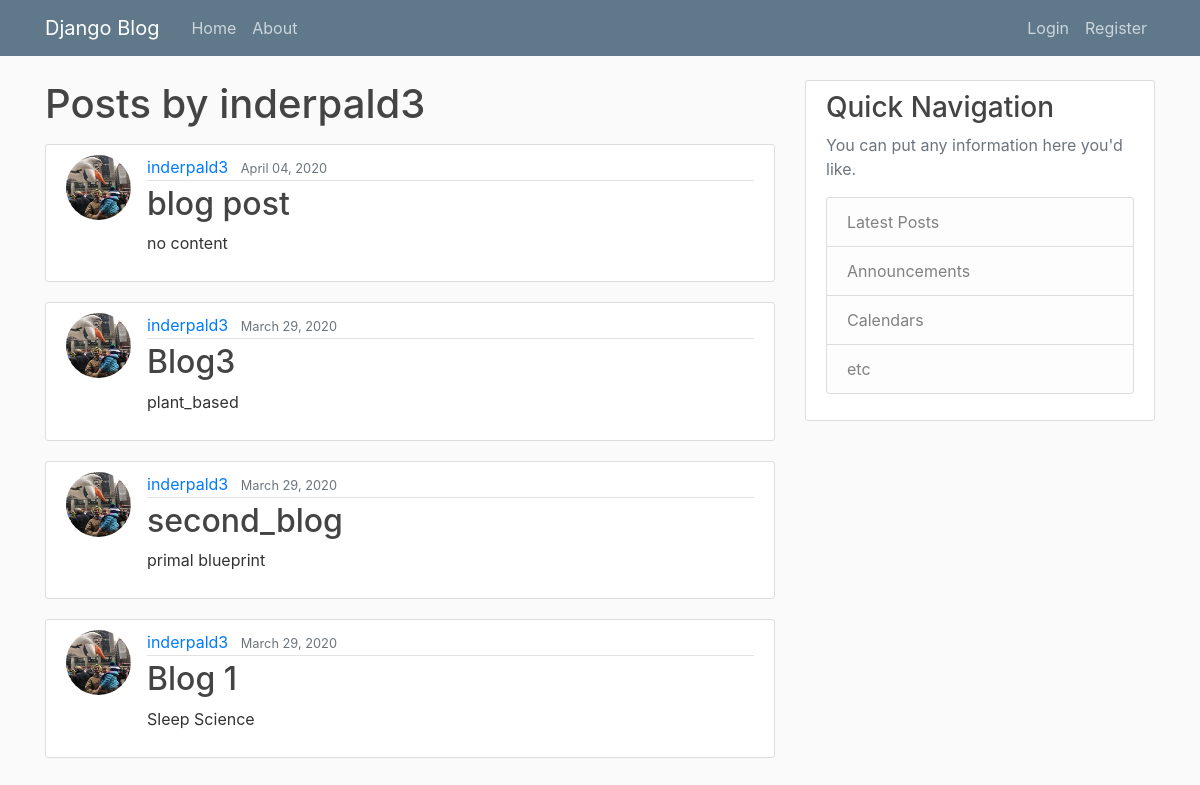
/user/inderpald3, run on the app's committed database.
### blog/models.py (models this page shows, shortened)
class Post(models.Model):
    title = models.CharField(max_length=100)
    content = models.TextField()
    date_posted = models.DateTimeField(default=timezone.now)
    author = models.ForeignKey(User, on_delete=models.CASCADE)

### users/models.py (models this page shows, shortened)
class Profile(models.Model):
    user = models.OneToOneField(User, on_delete=models.CASCADE)
    image = models.ImageField(default='default.jpg', upload_to='profile_pics')

### blog/views.py (the view)
# urls.py: path('user/<str:username>', UserPostListView.as_view(), name='user-posts'),
class UserPostListView(ListView):
    model = Post
    template_name = 'blog/user_posts.html'
    context_object_name = 'posts'
    paginate_by = 5
    def get_queryset(self):
        user = get_object_or_404(User, username=self.kwargs.get('username'))
        return Post.objects.filter(author=user).order_by('-date_posted')

### blog/templates/blog/user_posts.html (shortened to what this page needs)
{% extends 'blog/base.html'%}
{% block replace_content%}
    <h1 class='mb-3'>Posts by {{ view.kwargs.username }} </h1>
    {% for post in posts %}
        <article class="media content-section">
            <img class="rounded-circle article-img" src="{{ post.author.profile.image.url }}">
            <div class="media-body">
            <div class="article-metadata">
                <a class="mr-2" href="{% url 'user-posts' post.author.username %}">{{ post.author }}</a>
                <small class="text-muted">{{ post.date_posted|date:'F d, Y' }}</small>
            </div>
            <h2><a class="article-title" href="{% url 'post-detail' post.id %}">{{ post.title }}</a></h2>
            <p class="article-content">{{ post.content }}</p>
            </div>
        </article>
    {% endfor %}
{% endblock replace_content%}

### blog/static/blog/main.css (style rules this page uses)
body { background: #fafafa; color: #333333; margin-top: 5rem; }
h1, h2, h3, h4, h5, h6 { color: #444444; }
.content-section { background: #ffffff; padding: 10px 20px; border: 1px solid #dddddd; border-radius: 3px; margin-bottom: 20px; }
.article-title { color: #444444; }
.article-content { white-space: pre-line; }
.article-img { height: 65px; width: 65px; margin-right: 16px; }
.article-metadata { padding-bottom: 1px; margin-bottom: 4px; border-bottom: 1px solid #e3e3e3 }

### data on the page
Post: author.profile.image (picture), author "inderpald3", date_posted "April 04, 2020", title "blog post", content "no content"
Post: author.profile.image (picture), author "inderpald3", date_posted "March 29, 2020", title "Blog3", content "plant_based"
Post: author.profile.image (picture), author "inderpald3", date_posted "March 29, 2020", title "second_blog", content "primal blueprint"
Post: author.profile.image (picture), author "inderpald3", date_posted "March 29, 2020", title "Blog 1", content "Sleep Science"

### other printed values
{{ view.kwargs.username }} "inderpald3"
